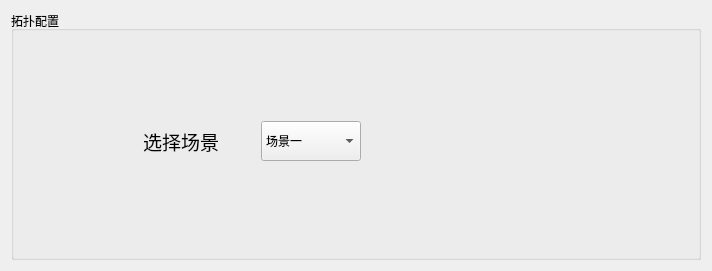
<?xml version="1.0" encoding="UTF-8"?>
<ui version="4.0">
 <class>topconf</class>
 <widget class="QDialog" name="topconf">
  <property name="geometry">
   <rect>
    <x>0</x>
    <y>0</y>
    <width>712</width>
    <height>271</height>
   </rect>
  </property>
  <property name="windowTitle">
   <string>Dialog</string>
  </property>
  <layout class="QGridLayout" name="gridLayout">
   <item row="0" column="0">
    <widget class="QGroupBox" name="groupBox">
     <property name="title">
      <string>拓扑配置</string>
     </property>
     <widget class="QComboBox" name="comboBox_scene">
      <property name="geometry">
       <rect>
        <x>250</x>
        <y>110</y>
        <width>100</width>
        <height>40</height>
       </rect>
      </property>
      <item>
       <property name="text">
        <string>场景一</string>
       </property>
      </item>
      <item>
       <property name="text">
        <string>场景二</string>
       </property>
      </item>
      <item>
       <property name="text">
        <string>场景三</string>
       </property>
      </item>
      <item>
       <property name="text">
        <string>场景四</string>
       </property>
      </item>
     </widget>
     <widget class="QLabel" name="label">
      <property name="geometry">
       <rect>
        <x>120</x>
        <y>110</y>
        <width>100</width>
        <height>40</height>
       </rect>
      </property>
      <property name="font">
       <font>
        <family>Adobe Devanagari</family>
        <pointsize>14</pointsize>
       </font>
      </property>
      <property name="text">
       <string>选择场景</string>
      </property>
      <property name="alignment">
       <set>Qt::AlignCenter</set>
      </property>
     </widget>
    </widget>
   </item>
  </layout>
 </widget>
 <resources/>
 <connections/>
</ui>
